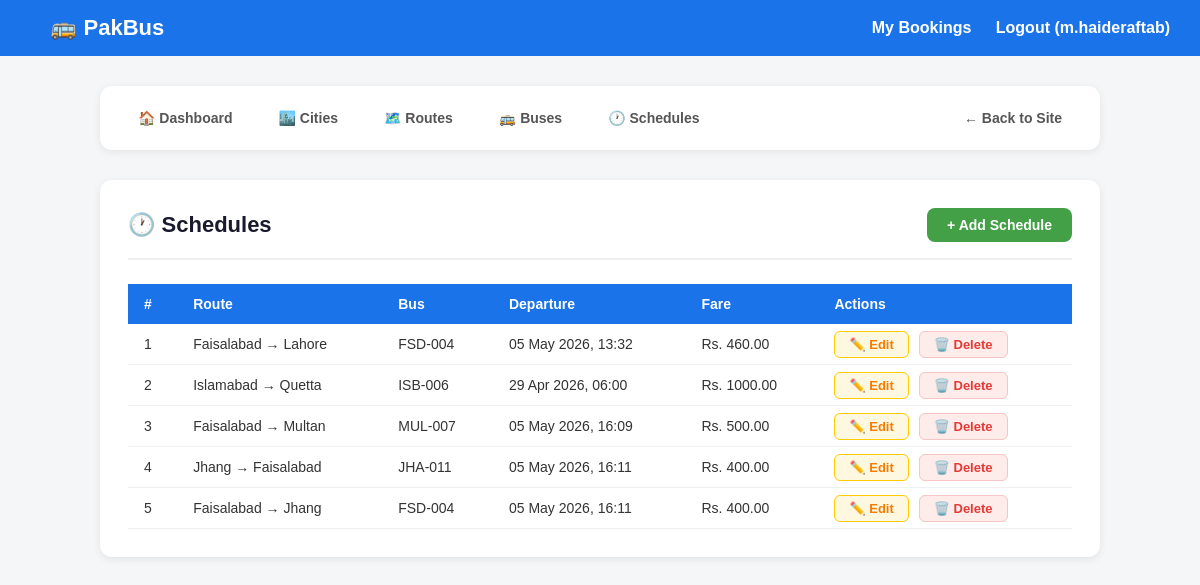
Screenshot of /manage/schedules/ (signed in) with the database file from the repository.
### schedules/models.py (models this page shows, shortened)
class Schedule(models.Model):
    route          = models.ForeignKey(Route, on_delete=models.CASCADE)
    bus            = models.ForeignKey(Bus, on_delete=models.CASCADE)
    departure_time = models.DateTimeField()
    arrival_time   = models.DateTimeField()
    fare           = models.DecimalField(max_digits=8, decimal_places=2)

### routes/models.py (models this page shows)
class Route(models.Model):
    from_city   = models.ForeignKey(City, on_delete=models.CASCADE, related_name='departures')
    to_city     = models.ForeignKey(City, on_delete=models.CASCADE, related_name='arrivals')
    distance_km = models.IntegerField()
    def __str__(self):
        return f"{self.from_city} → {self.to_city}"

class City(models.Model):
    name = models.CharField(max_length=100)
    def __str__(self):
        return self.name

### buses/models.py (models this page shows, shortened)
class Bus(models.Model):
    BUS_TYPES = [
        ('AC', 'AC'),
        ('Non-AC', 'Non-AC'),
        ('Sleeper', 'Sleeper'),
    ]
    bus_number  = models.CharField(max_length=20)
    total_seats = models.IntegerField()
    bus_type    = models.CharField(max_length=20, choices=BUS_TYPES)

### management/views.py (the view)
# urls.py: path('schedules/',               views.schedule_list,  name='schedule_list'),
@staff_member_required
def schedule_list(request):
    schedules = Schedule.objects.all()
    return render(request, 'management/schedule_list.html', {'schedules': schedules})

### templates/management/schedule_list.html
{% extends 'management/base_manage.html' %}
{% block manage_content %}
<div class="manage-card">
    <div class="manage-header">
        <h2>🕐 Schedules</h2>
        <a href="/manage/schedules/add/" class="btn-add">+ Add Schedule</a>
    </div>
    <table>
        <tr><th>#</th><th>Route</th><th>Bus</th><th>Departure</th><th>Fare</th><th>Actions</th></tr>
        {% for s in schedules %}
        <tr>
            <td>{{ forloop.counter }}</td>
            <td>{{ s.route }}</td>
            <td>{{ s.bus.bus_number }}</td>
            <td>{{ s.departure_time|date:"d M Y, H:i" }}</td>
            <td>Rs. {{ s.fare }}</td>
            <td>
                <a href="/manage/schedules/edit/{{ s.id }}/" class="btn-edit">✏️ Edit</a>
                <a href="/manage/schedules/delete/{{ s.id }}/" class="btn-delete">🗑️ Delete</a>
            </td>
        </tr>
        {% endfor %}
    </table>
</div>
{% endblock %}

### templates/base.html (shortened to what this page needs)
{% load static %}
<!DOCTYPE html>
<html lang="en">
<head>
    <link rel="stylesheet" href="{% static 'css/base.css' %}">
</head>
<body>
    <nav>
        <a href="/" class="brand">🚌 PakBus</a>
        <div>
            {% if user.is_authenticated %}
                <a href="/book/my/">My Bookings</a>
                <a href="/users/logout/">Logout ({{ user.username }})</a>
            {% else %}
                <a href="/users/login/">Login</a>
                <a href="/users/register/">Register</a>
            {% endif %}
        </div>
    </nav>
    <div class="container">
        {% block content %}{% endblock %}
    </div>
</body>
</html>

### static/css/base.css (style rules this page uses)
* { margin: 0; padding: 0; box-sizing: border-box; }
body { font-family: Arial, sans-serif; background: #f4f6f8; color: #333; }
nav { background: #1a73e8; padding: 15px 30px; display: flex; justify-content: space-between; align-items: center; }
nav a { color: white; text-decoration: none; margin-left: 20px; font-weight: bold; }
nav .brand { font-size: 22px; }
.container { max-width: 1100px; margin: 30px auto; padding: 0 20px; }

### templates/management/base_manage.html (style rules this page uses)
.manage-card { background: white; border-radius: 12px; padding: 28px; box-shadow: 0 2px 8px rgba(0,0,0,0.08); }
.manage-header { display: flex; justify-content: space-between; align-items: center; margin-bottom: 24px; padding-bottom: 16px; border-bottom: 2px solid #f0f0f0; }
.manage-header h2 { font-size: 22px; color: #1a1a2e; }
.btn-add { background: #43a047; color: white; padding: 9px 20px; border-radius: 8px; text-decoration: none; font-size: 14px; font-weight: bold; transition: background 0.2s; }
table { width: 100%; border-collapse: collapse; }
th { background: #1a73e8; color: white; padding: 12px 16px; text-align: left; font-size: 14px; }
td { padding: 12px 16px; border-bottom: 1px solid #f0f0f0; font-size: 14px; color: #333; }
.btn-edit { background: #fff8e1; color: #f57c00; border: 1px solid #ffcc02; padding: 5px 14px; border-radius: 6px; text-decoration: none; font-size: 13px; font-weight: bold; margin-right: 6px; }
.btn-delete { background: #fdecea; color: #e53935; border: 1px solid #f5c6c5; padding: 5px 14px; border-radius: 6px; text-decoration: none; font-size: 13px; font-weight: bold; }

### rows the page displays
Schedule: route "Faisalabad → Lahore", bus.bus_number "FSD-004", departure_time "05 May 2026, 13:32", fare "460.00"
Schedule: route "Islamabad → Quetta", bus.bus_number "ISB-006", departure_time "29 Apr 2026, 06:00", fare "1000.00"
Schedule: route "Faisalabad → Multan", bus.bus_number "MUL-007", departure_time "05 May 2026, 16:09", fare "500.00"
Schedule: route "Jhang → Faisalabad", bus.bus_number "JHA-011", departure_time "05 May 2026, 16:11", fare "400.00"
Schedule: route "Faisalabad → Jhang", bus.bus_number "FSD-004", departure_time "05 May 2026, 16:11", fare "400.00"

### other values shown
{{ user.username }} "m.haideraftab"
